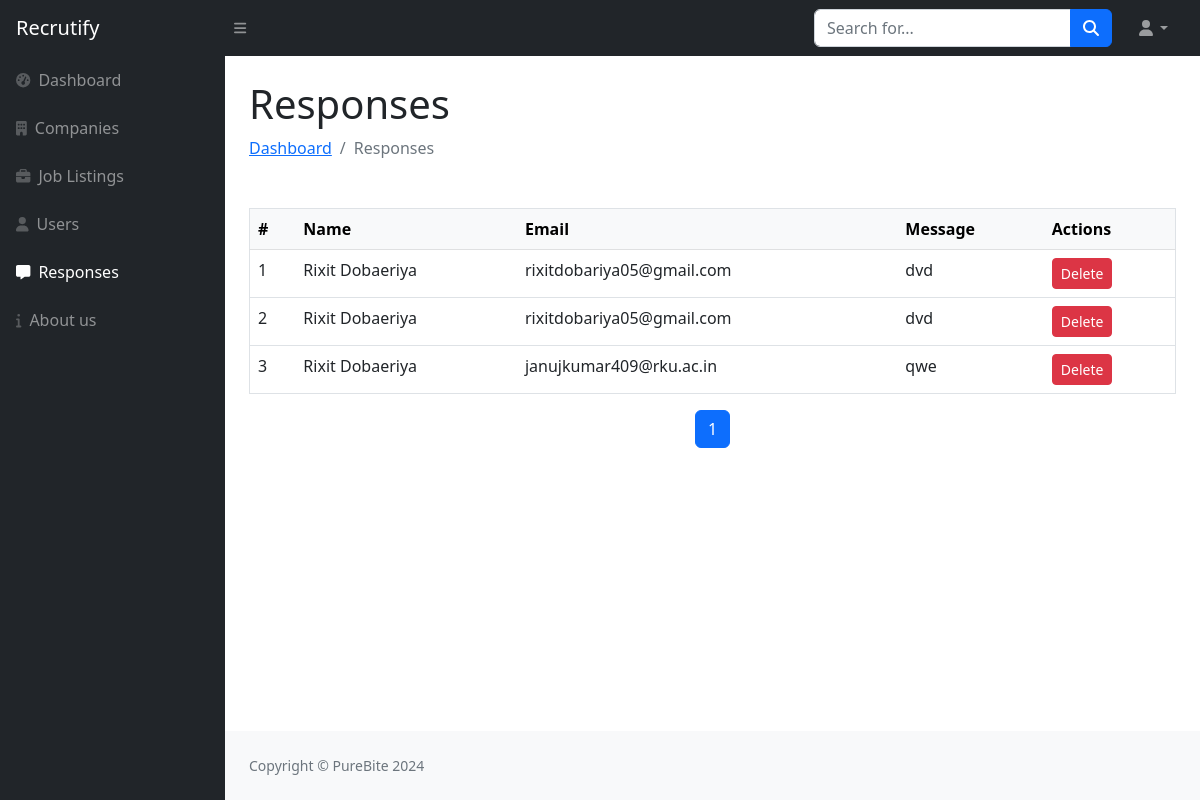
Page /admin/responses.php on the committed database.
### tables this page shows
CREATE TABLE `responses_tbl` (
  `Response_Id` int NOT NULL,
  `Name` varchar(100) NOT NULL,
  `Email` varchar(250) NOT NULL,
  `Message` text NOT NULL
);

### admin/responses.php (the view, shortened to what this page needs)
<?php include("sidebar.php");
$search = isset($_GET['search']) ? $_GET['search'] : '';
$search_query = '';
$query = "SELECT COUNT(*) AS total FROM responses_tbl $search_query";
$result = mysqli_query($con, $query);
$row = mysqli_fetch_assoc($result);
$total_records = $row['total'];
$records_per_page = 10;
$total_pages = ceil($total_records / $records_per_page);
$page = isset($_GET['page']) ? (int)$_GET['page'] : 1;
$start_from = ($page - 1) * $records_per_page;
$query = "SELECT * FROM responses_tbl $search_query LIMIT $start_from, $records_per_page";
$result = mysqli_query($con, $query);
?>
<div id="layoutSidenav_content">
    <div class="container-fluid px-4">
        <div class="w-100 mb-4 d-flex justify-content-between align-items-center">
            <div>
                <h1 class="mt-4">Responses</h1>
                <ol class="breadcrumb mb-4">
                    <li class="breadcrumb-item"><a href="index.php">Dashboard</a></li>
                    <li class="breadcrumb-item active">Responses</li>
                </ol>
            </div>
        </div>
        <div class="card-body">
            <?php if (mysqli_num_rows($result) > 0) { ?>
                <table class="table border text-nowrap">
                    <thead class="table-light">
                        <tr>
                            <th>#</th>
                            <th>Name</th>
                            <th>Email</th>
                            <th>Message</th>
                            <th>Actions</th>
                        </tr>
                    </thead>
                    <tbody>
                        <?php
                        $counter = $start_from + 1;
                        while ($response = mysqli_fetch_assoc($result)) { ?>
                            <tr>
                                <td><?= $counter++; ?></td>
                                <td><?= htmlspecialchars($response['Name']); ?></td>
                                <td><?= htmlspecialchars($response['Email']); ?></td>
                                <td><?= htmlspecialchars($response['Message']); ?></td>
                                <td>
                                    <a href="delete-response.php?response_id=<?= $response['Response_Id']; ?>" class="btn btn-danger btn-sm">Delete</a>
                                </td>
                            </tr>
                        <?php } ?>
                    </tbody>
                </table>
                <nav aria-label="Page navigation">
                    <ul class="pagination justify-content-center">
                        <?php for ($i = 1; $i <= $total_pages; $i++) { ?>
                            <li class="page-item <?= ($i == $page) ? 'active' : ''; ?>">
                                <a class="page-link" href="?page=<?= $i; ?>&search=<?= urlencode($search); ?>"><?= $i; ?></a>
                            </li>
                        <?php } ?>
                    </ul>
                </nav>
            <?php } else { ?>
                <p class="text-center">No responses found.</p>
            <?php } ?>
        </div>
    </div>
<?php include("footer.php"); ?>

### rows in the picture
responses_tbl: Name "Rixit Dobaeriya", Email "rixitdobariya05@gmail.com", Message "dvd"
responses_tbl: Name "Rixit Dobaeriya", Email "rixitdobariya05@gmail.com", Message "dvd"
responses_tbl: Name "Rixit Dobaeriya", Email "janujkumar409@rku.ac.in", Message "qwe"
